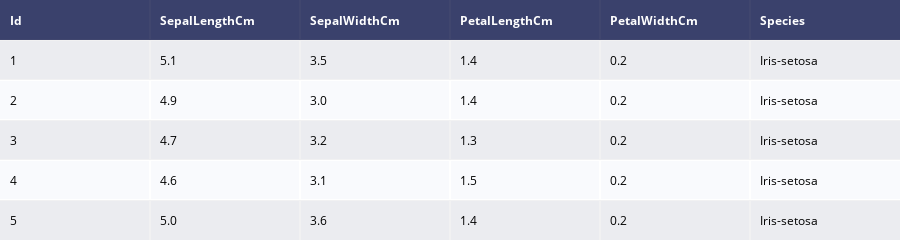

Write notebook code for a chart like this one.
### Markdown cell above
Let's begin by importing the Iris dataset, and showing the first 5 rows.

### Code cell
iris_df=pd.read_csv('C:\\Python\\Unsupervised ML\\Iris.csv')
table = ff.create_table(iris_df.head())
py.iplot(table,filename='jupyter-table1')

### Figure 1 — Plotly figure (JSON) as saved in the notebook; plotly's stock layout.template omitted (floating-point values rounded to 4 significant figures)
{"data": [{"colorscale": [[0, "#00083e"], [0.5, "#ededee"], [1, "#ffffff"]], "hoverinfo": "none", "opacity": 0.75, "showscale": false, "type": "heatmap", "z": [[0, 0, 0, 0, 0, 0], [0.5, 0.5, 0.5, 0.5, 0.5, 0.5], [1, 1, 1, 1, 1, 1], [0.5, 0.5, 0.5, 0.5, 0.5, 0.5], [1, 1, 1, 1, 1, 1], [0.5, 0.5, 0.5, 0.5, 0.5, 0.5]]}], "layout": {"annotations": [{"align": "left", "font": {"color": "#ffffff"}, "showarrow": false, "text": "<b>Id</b>", "x": -0.45, "xanchor": "left", "xref": "x", "y": 0, "yref": "y"}, {"align": "left", "font": {"color": "#ffffff"}, "showarrow": false, "text": "<b>SepalLengthCm</b>", "x": 0.55, "xanchor": "left", "xref": "x", "y": 0, "yref": "y"}, {"align": "left", "font": {"color": "#ffffff"}, "showarrow": false, "text": "<b>SepalWidthCm</b>", "x": 1.55, "xanchor": "left", "xref": "x", "y": 0, "yref": "y"}, {"align": "left", "font": {"color": "#ffffff"}, "showarrow": false, "text": "<b>PetalLengthCm</b>", "x": 2.55, "xanchor": "left", "xref": "x", "y": 0, "yref": "y"}, {"align": "left", "font": {"color": "#ffffff"}, "showarrow": false, "text": "<b>PetalWidthCm</b>", "x": 3.55, "xanchor": "left", "xref": "x", "y": 0, "yref": "y"}, {"align": "left", "font": {"color": "#ffffff"}, "showarrow": false, "text": "<b>Species</b>", "x": 4.55, "xanchor": "left", "xref": "x", "y": 0, "yref": "y"}, {"align": "left", "font": {"color": "#000000"}, "showarrow": false, "text": "1", "x": -0.45, "xanchor": "left", "xref": "x", "y": 1, "yref": "y"}, {"align": "left", "font": {"color": "#000000"}, "showarrow": false, "text": "5.1", "x": 0.55, "xanchor": "left", "xref": "x", "y": 1, "yref": "y"}, {"align": "left", "font": {"color": "#000000"}, "showarrow": false, "text": "3.5", "x": 1.55, "xanchor": "left", "xref": "x", "y": 1, "yref": "y"}, {"align": "left", "font": {"color": "#000000"}, "showarrow": false, "text": "1.4", "x": 2.55, "xanchor": "left", "xref": "x", "y": 1, "yref": "y"}, {"align": "left", "font": {"color": "#000000"}, "showarrow": false, "text": "0.2", "x": 3.55, "xanchor": "left", "xref": "x", "y": 1, "yref": "y"}, {"align": "left", "font": {"color": "#000000"}, "showarrow": false, "text": "Iris-setosa", "x": 4.55, "xanchor": "left", "xref": "x", "y": 1, "yref": "y"}, {"align": "left", "font": {"color": "#000000"}, "showarrow": false, "text": "2", "x": -0.45, "xanchor": "left", "xref": "x", "y": 2, "yref": "y"}, {"align": "left", "font": {"color": "#000000"}, "showarrow": false, "text": "4.9", "x": 0.55, "xanchor": "left", "xref": "x", "y": 2, "yref": "y"}, {"align": "left", "font": {"color": "#000000"}, "showarrow": false, "text": "3.0", "x": 1.55, "xanchor": "left", "xref": "x", "y": 2, "yref": "y"}, {"align": "left", "font": {"color": "#000000"}, "showarrow": false, "text": "1.4", "x": 2.55, "xanchor": "left", "xref": "x", "y": 2, "yref": "y"}, {"align": "left", "font": {"color": "#000000"}, "showarrow": false, "text": "0.2", "x": 3.55, "xanchor": "left", "xref": "x", "y": 2, "yref": "y"}, {"align": "left", "font": {"color": "#000000"}, "showarrow": false, "text": "Iris-setosa", "x": 4.55, "xanchor": "left", "xref": "x", "y": 2, "yref": "y"}, {"align": "left", "font": {"color": "#000000"}, "showarrow": false, "text": "3", "x": -0.45, "xanchor": "left", "xref": "x", "y": 3, "yref": "y"}, {"align": "left", "font": {"color": "#000000"}, "showarrow": false, "text": "4.7", "x": 0.55, "xanchor": "left", "xref": "x", "y": 3, "yref": "y"}, {"align": "left", "font": {"color": "#000000"}, "showarrow": false, "text": "3.2", "x": 1.55, "xanchor": "left", "xref": "x", "y": 3, "yref": "y"}, {"align": "left", "font": {"color": "#000000"}, "showarrow": false, "text": "1.3", "x": 2.55, "xanchor": "left", "xref": "x", "y": 3, "yref": "y"}, {"align": "left", "font": {"color": "#000000"}, "showarrow": false, "text": "0.2", "x": 3.55, "xanchor": "left", "xref": "x", "y": 3, "yref": "y"}, {"align": "left", "font": {"color": "#000000"}, "showarrow": false, "text": "Iris-setosa", "x": 4.55, "xanchor": "left", "xref": "x", "y": 3, "yref": "y"}, {"align": "left", "font": {"color": "#000000"}, "showarrow": false, "text": "4", "x": -0.45, "xanchor": "left", "xref": "x", "y": 4, "yref": "y"}, {"align": "left", "font": {"color": "#000000"}, "showarrow": false, "text": "4.6", "x": 0.55, "xanchor": "left", "xref": "x", "y": 4, "yref": "y"}, {"align": "left", "font": {"color": "#000000"}, "showarrow": false, "text": "3.1", "x": 1.55, "xanchor": "left", "xref": "x", "y": 4, "yref": "y"}, {"align": "left", "font": {"color": "#000000"}, "showarrow": false, "text": "1.5", "x": 2.55, "xanchor": "left", "xref": "x", "y": 4, "yref": "y"}, {"align": "left", "font": {"color": "#000000"}, "showarrow": false, "text": "0.2", "x": 3.55, "xanchor": "left", "xref": "x", "y": 4, "yref": "y"}, {"align": "left", "font": {"color": "#000000"}, "showarrow": false, "text": "Iris-setosa", "x": 4.55, "xanchor": "left", "xref": "x", "y": 4, "yref": "y"}, {"align": "left", "font": {"color": "#000000"}, "showarrow": false, "text": "5", "x": -0.45, "xanchor": "left", "xref": "x", "y": 5, "yref": "y"}, {"align": "left", "font": {"color": "#000000"}, "showarrow": false, "text": "5.0", "x": 0.55, "xanchor": "left", "xref": "x", "y": 5, "yref": "y"}, {"align": "left", "font": {"color": "#000000"}, "showarrow": false, "text": "3.6", "x": 1.55, "xanchor": "left", "xref": "x", "y": 5, "yref": "y"}, {"align": "left", "font": {"color": "#000000"}, "showarrow": false, "text": "1.4", "x": 2.55, "xanchor": "left", "xref": "x", "y": 5, "yref": "y"}, {"align": "left", "font": {"color": "#000000"}, "showarrow": false, "text": "0.2", "x": 3.55, "xanchor": "left", "xref": "x", "y": 5, "yref": "y"}, {"align": "left", "font": {"color": "#000000"}, "showarrow": false, "text": "Iris-setosa", "x": 4.55, "xanchor": "left", "xref": "x", "y": 5, "yref": "y"}], "height": 230, "margin": {"b": 0, "l": 0, "r": 0, "t": 0}, "xaxis": {"dtick": 1, "gridwidth": 2, "showticklabels": false, "tick0": -0.5, "ticks": "", "zeroline": false}, "yaxis": {"autorange": "reversed", "dtick": 1, "gridwidth": 2, "showticklabels": false, "tick0": 0.5, "ticks": "", "zeroline": false}}}
